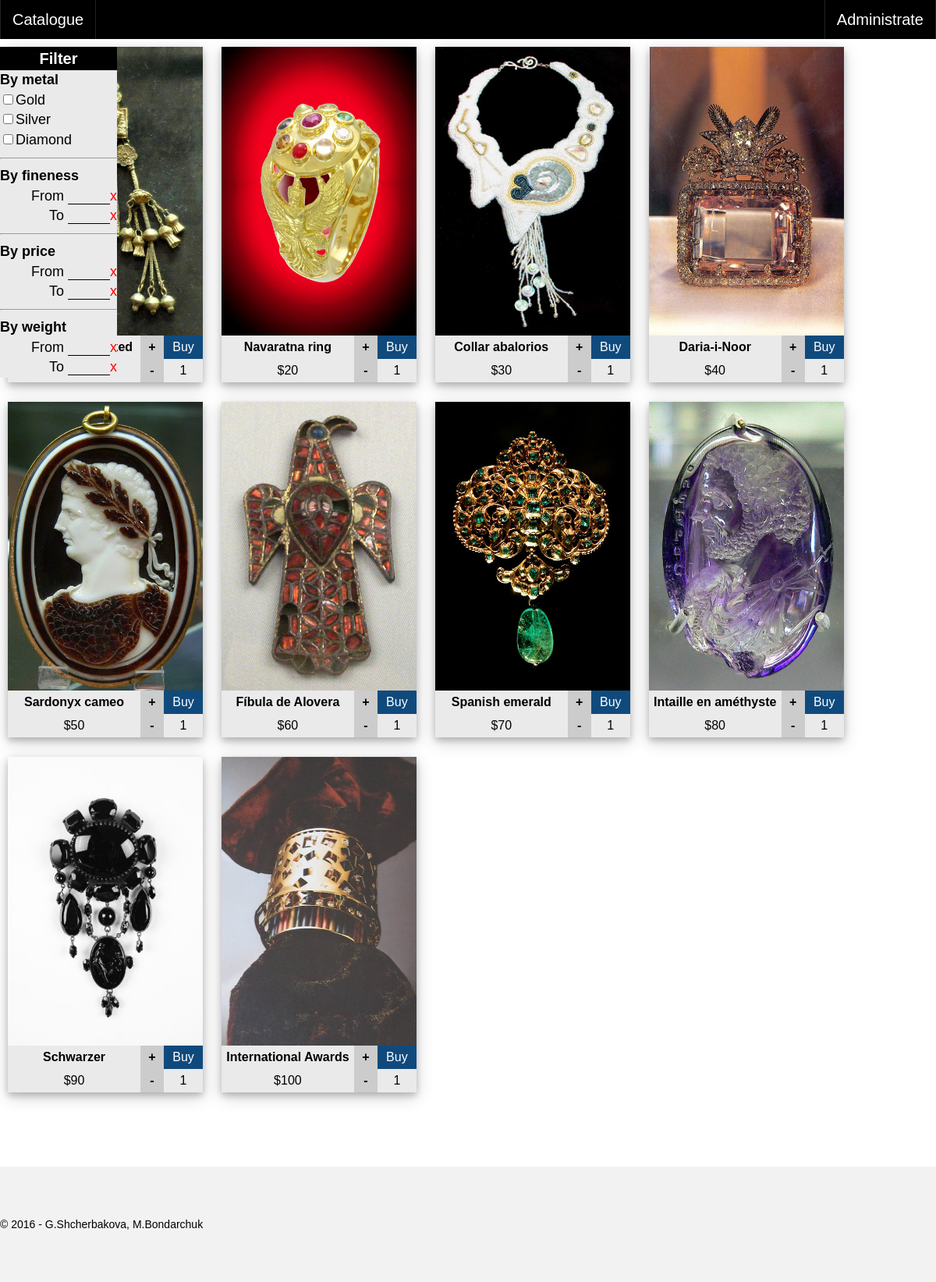
The page / on the database its author committed.
### Shop/models.py (models this page shows, shortened)
class Metal(models.Model):
    id = models.UUIDField(primary_key=True, default=uuid.uuid4, editable=False)
    created_on = models.DateTimeField(auto_now_add=False, auto_now=True)
    name = models.CharField(max_length=100)

class Jewel(models.Model):
    id = models.UUIDField(primary_key=True, default=uuid.uuid4, editable=False)
    created_on = models.DateTimeField(auto_now_add=False, auto_now=True)
    name = models.CharField(max_length=100)
    metal = models.ForeignKey(Metal, on_delete=models.CASCADE)
    fineness = models.IntegerField(default=0)
    image = models.ImageField(upload_to='')
    description = models.CharField(max_length=1000, default='')
    price = models.IntegerField(default=0)
    weight = models.IntegerField(default=0)

### Shop/views.py (the view)
# urls.py: 2. Add a URL to urlpatterns:  url(r'^$', views.home, name='home')
def home(request):
    assert isinstance(request, HttpRequest)
    try:
        cart_id = request.session['cart_id']
    except KeyError:
        cart_id = create_cart().hex
        request.session['cart_id'] = cart_id
    if cart_id is None or Cart.objects.all().filter(id=cart_id).count() == 0:
        cart_id = create_cart().hex
        request.session['cart_id'] = cart_id
    jewels = Jewel.objects.all().filter(
        ~Q(id__in=CartItem.objects.all().filter(cart_id=cart_id).values_list('item_id')))
    cart_metal_filter = CartMetalFilter.objects.all().filter(cart_id=cart_id)
    if cart_metal_filter:
        jewels = jewels.filter(metal__id__in=cart_metal_filter.values_list('metal_id'))
    cart_filter = CartFilter.objects.all().filter(cart_id=cart_id).first()
    if cart_filter.fineness_from is not None:
        jewels = jewels.filter(fineness__gte=cart_filter.fineness_from)
    if cart_filter.fineness_to is not None:
        jewels = jewels.filter(fineness__lte=cart_filter.fineness_to)
    if cart_filter.price_from is not None:
        jewels = jewels.filter(price__gte=cart_filter.price_from)
    if cart_filter.price_to is not None:
        jewels = jewels.filter(price__lte=cart_filter.price_to)
    if cart_filter.weight_from is not None:
        jewels = jewels.filter(weight__gte=cart_filter.weight_from)
    if cart_filter.weight_to is not None:
        jewels = jewels.filter(weight__lte=cart_filter.weight_to)
    return render(
        request,
        'index.html',
        {
            'year': datetime.now().year,
            'number_in_cart': CartItem.objects.all().filter(cart_id=cart_id).__len__(),
            'jewels': jewels,
            'metals': Metal.objects.all(),
            'filtered_metals': cart_metal_filter.values_list('metal_id', flat=True),
            'fineness_from': cart_filter.fineness_from if cart_filter.fineness_from is not None else '',
            'fineness_to': cart_filter.fineness_to if cart_filter.fineness_to is not None else '',
            'price_from': cart_filter.price_from if cart_filter.price_from is not None else '',
            'price_to': cart_filter.price_to if cart_filter.price_to is not None else '',
            'weight_from': cart_filter.weight_from if cart_filter.weight_from is not None else '',
            'weight_to': cart_filter.weight_to if cart_filter.weight_to is not None else '',
        }
    )

### Shop/views.py (called while the page is built)
def create_cart():
    new_cart = Cart()
    new_cart.save()
    cart_id = new_cart.id
    cart_filter = CartFilter(cart_id=cart_id)
    cart_filter.save()
    return cart_id

### templates/index.html
{% extends "layout.html" %}
{% load static %}
{% block content %}
    <div class="filter">
        <div class="filter-header"><b>Filter</b></div>
        <b>By metal</b><br>
        {% for metal in metals %}
            {% if metal.id in filtered_metals %}
                <input type="checkbox" value="{{ metal.id }}" name="metal" title="123"
                       onchange="metalChecked(value, this)" checked>{{ metal.name }}<br>
            {% else %}
                <input type="checkbox" value="{{ metal.id }}" name="metal" title="123"
                       onchange="metalChecked(value, this)">{{ metal.name }}<br>
            {% endif %}
        {% endfor %}
        <hr>
        <b>By fineness</b><br>
        <div class="text-input">
            <div class="filter-close" onclick="filterChanged('fineness', 'from', '')">x</div>
            From <input class="filter-input" type="text" name="from" title="From"
                        onchange="filterChanged('fineness', name, value)"
                        value="{{ fineness_from }}" align="right"><br/>
            <div class="filter-close" onclick="filterChanged('fineness', 'to', '')">x</div>
            To <input class="filter-input" type="text" name="to" title="To"
                      onchange="filterChanged('fineness', name, value)"
                      value="{{ fineness_to }}" align="right"><br/>
        </div>
        <hr>
        <b>By price</b><br>
        <div class="text-input">
            <div class="filter-close" onclick="filterChanged('price', 'from', '')">x</div>
            From <input class="filter-input" type="text" name="from" title="From"
                        onchange="filterChanged('price', name, value)"
                        value="{{ price_from }}" align="right"><br/>
            <div class="filter-close" onclick="filterChanged('price', 'to', '')">x</div>
            To <input class="filter-input" type="text" name="to" title="To"
                      onchange="filterChanged('price', name, value)"
                      value="{{ price_to }}" align="right"><br/>
        </div>
        <hr>
        <b>By weight</b><br>
        <div class="text-input">
            <div class="filter-close" onclick="filterChanged('weight', 'from', '')">x</div>
            From <input class="filter-input" type="text" name="from" title="From"
                        onchange="filterChanged('weight', name, value)"
                        value="{{ weight_from }}" align="right"><br/>
            <div class="filter-close" onclick="filterChanged('weight', 'to', '')">x</div>
            To <input class="filter-input" type="text" name="to" title="To"
                      onchange="filterChanged('weight', name, value)"
                      value="{{ weight_to }}" align="right"><br/>
        </div>
    </div>
    {% for jewel in jewels %}
        <div class="store-item">
            <div class="inner">
                <img src="Images/{{ jewel.image }}" alt="{{ jewel.name }}" class="store-image"
                     onclick="zoomImage(this)"/>
                <div class="store-item-title"><b>{{ jewel.name }}</b></div>
                <div class="store-item-button button" onclick="buy('{{ jewel.id }}')">Buy</div>
                <div class="store-item-updown button" onclick="inc('{{ jewel.id }}')"><b>+</b></div>
                <div class="store-item-title">${{ jewel.price }}</div>
                <div id="{{ jewel.id }}-number" class="store-item-number">1</div>
                <div class="store-item-updown button" onclick="dec('{{ jewel.id }}')"><b>-</b></div>
                <p class="description"><b>Made from </b>{{ jewel.metal.name }}<br/>
                    <b>Fineness: </b>{{ jewel.fineness }}<br/>
                    <b>Weight: </b>{{ jewel.weight }}h<br/>
                    {{ jewel.description }}</p>
            </div>
        </div>
    {% endfor %}
{% endblock %}

### templates/layout.html (shortened to what this page needs)
<!DOCTYPE html>
<html>
<head>
    {% load static %}
    <link rel="stylesheet" type="text/css" href="{% static 'site.css' %}"/>
    <link rel="stylesheet" type="text/css" href="{% static 'header.css' %}"/>
    <link rel="stylesheet" type="text/css" href="{% static 'filter.css' %}"/>
    <link rel="stylesheet" type="text/css" href="{% static 'footer.css' %}"/>
    <link rel="stylesheet" type="text/css" href="{% static 'other.css' %}"/>
    <link rel="stylesheet" type="text/css" href="{% static 'order.css' %}"/>
</head>
<body>
<div class="header">
    <div class="container">
        <div class="left">
            <a href="/" class="header-item">Catalogue</a>
        </div>
        <div class="right">
            <a href="/admin" class="header-item">Administrate</a>
        </div>
    </div>
</div>
<div class="container body-content">
    {% block content %}{% endblock %}
</div>
<div class="footer">
    <div class="container">
        <footer>
            <p>&copy; {{ year }} - G.Shcherbakova, M.Bondarchuk</p>
        </footer>
    </div>
</div>
</body>
</html>

### static/site.css (style rules this page uses)
body { display: block; margin: 0; font-family: "Calibri Light", sans-serif; font-size: 14px; line-height: 1.428571429; }
a { text-decoration: none; }
.button { -webkit-user-select: none; -moz-user-select: none; -ms-user-select: none; user-select: none; cursor: pointer; -webkit-transition: background-color 0.3s; text-align: center; background-color: #104a7d; color: white; }
.container { max-width: 1200px; margin-right: auto; margin-left: auto; }
.right { float: right; }
.body-content { min-height: 520px; height: 100%; margin-top: 50px; margin-bottom: 10px; }
.store-item { display: inline-block; height: 430px; width: 250px; margin: 10px; box-shadow: 0 4px 8px 0 rgba(0, 0, 0, 0.2), 0 6px 20px 0 rgba(0, 0, 0, 0.19); overflow: hidden; position: relative; z-index: 5; }
.inner { position: absolute; box-shadow: 0 4px 8px 0 rgba(0, 0, 0, 0.2), 0 6px 20px 0 rgba(0, 0, 0, 0.19); -webkit-transition: transform 0.4s; }
.store-image { height: 370px; width: 250px; display: block; margin: auto; -webkit-transition: opacity 0.4s; cursor: pointer; }
.store-item-title, .store-item-button, .store-item-updown, .store-item-number { height: 30px; font-size: 16px; line-height: 30px; text-align: center; -webkit-transition: background-color 0.3s; }
.store-item-title { width: 170px; float: left; background-color: #eaeaea; font-family: Calibri, sans-serif; }
.store-item-number { width: 50px; float: right; background-color: #eaeaea; color: black; -webkit-user-select: none; -moz-user-select: none; -ms-user-select: none; user-select: none; }
.store-item-button { width: 50px; float: right; background-color: #104a7d; color: white; cursor: pointer; }
.store-item-updown { width: 30px; float: right; background-color: #ccc;; color: black; cursor: pointer; }
.description { margin-bottom: 0; }

### static/header.css (style rules this page uses)
.header { background-color: black; width: 100%; position: fixed; right: 0; left: 0; top: 0; min-height: 50px; clear: both; box-sizing: border-box; z-index: 10; }
.header-item { color: white; -webkit-transition: background-color 0.4s; border-left: solid #222 1px; border-right: solid #222 1px; float: left; padding: 15px 15px; font-size: 20px; line-height: 20px; text-decoration: none; }

### static/filter.css (style rules this page uses)
.filter-header { background: black; color: white; line-height: 30px; text-align: center; font-size: 20px; }
.filter { top: 60px; background-color: #eaeaea; font-size: 18px; font-family: Calibri, sans-serif; float: left; max-width: 200px; min-width: 150px; margin-right: auto; margin-left: 0; position: fixed; left: 0; clear: both; box-sizing: border-box; z-index: 10; }
.text-input { text-align:right; }
.filter-input { background-color: #eaeaea; border: 0; width: 50px; border-bottom: 1px solid black; }
.filter-close { float: right; color: red; }

### static/footer.css (style rules this page uses)
.footer { background: #f2f2f2; width: 100%; right: 0; left: 0; margin-top: 80px; bottom: 0; flex: none; padding-top: 50px; padding-bottom: 50px; }

### rows shown on the page
Metal: name "Gold"
Metal: name "Silver"
Metal: name "Diamond"
Jewel: image (picture), name "Navaratna ring", price "20"
Jewel: image (picture), name "Collar abalorios", price "30"
Jewel: image (picture), name "Daria-i-Noor", price "40"
Jewel: image (picture), name "Sardonyx cameo", price "50"
Jewel: image (picture), name "Fíbula de Alovera", price "60"
Jewel: image (picture), name "Spanish emerald", price "70"
Jewel: image (picture), name "Intaille en améthyste", price "80"
Jewel: image (picture), name "Schwarzer…", price "90"
Jewel: image (picture), name "International Awards…", price "100"
